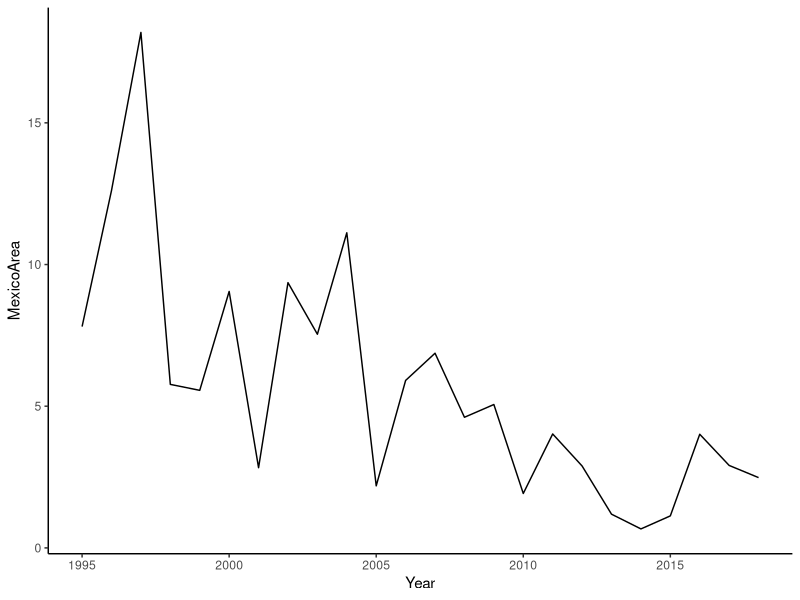
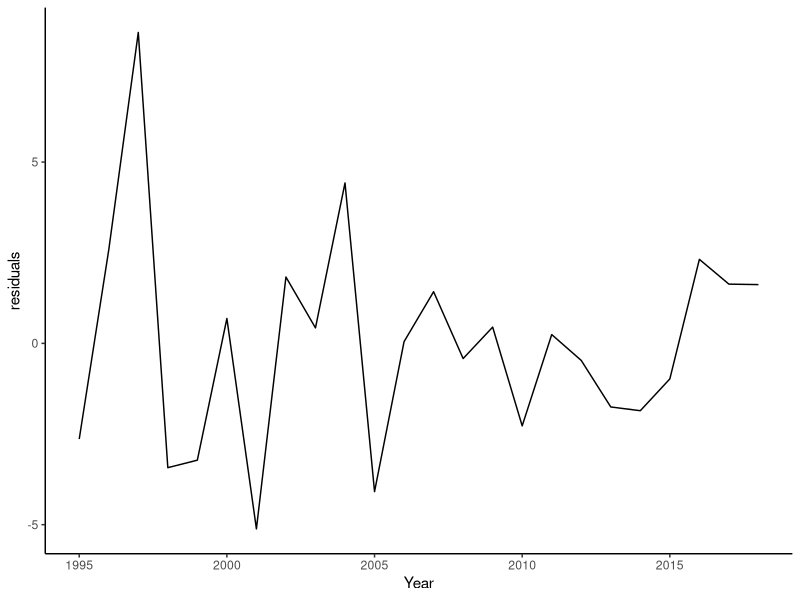
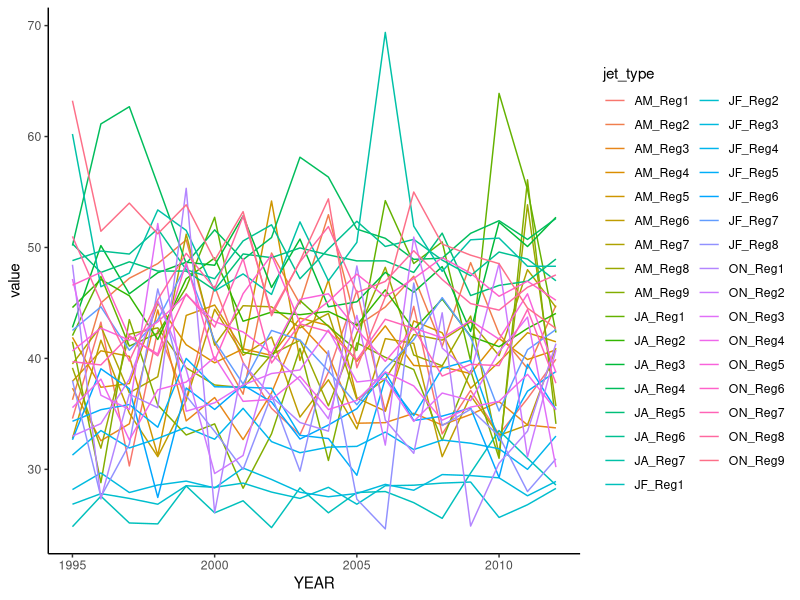
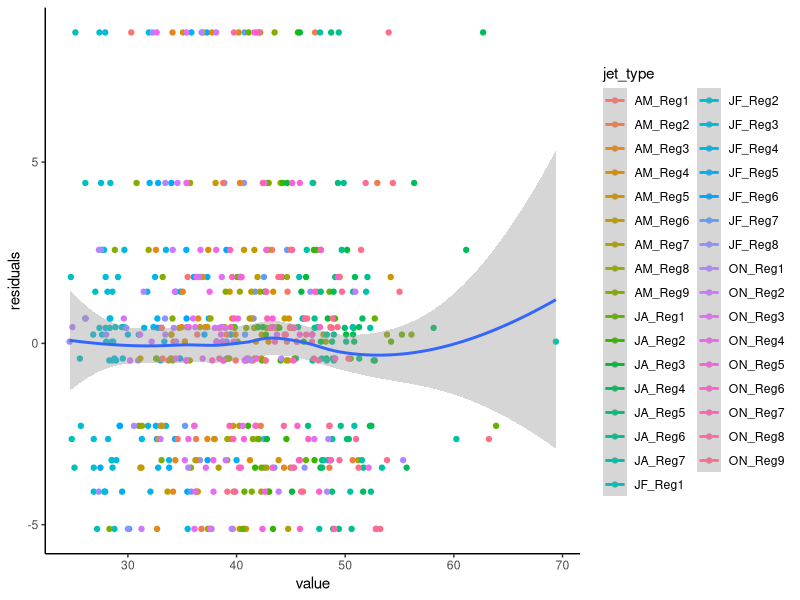
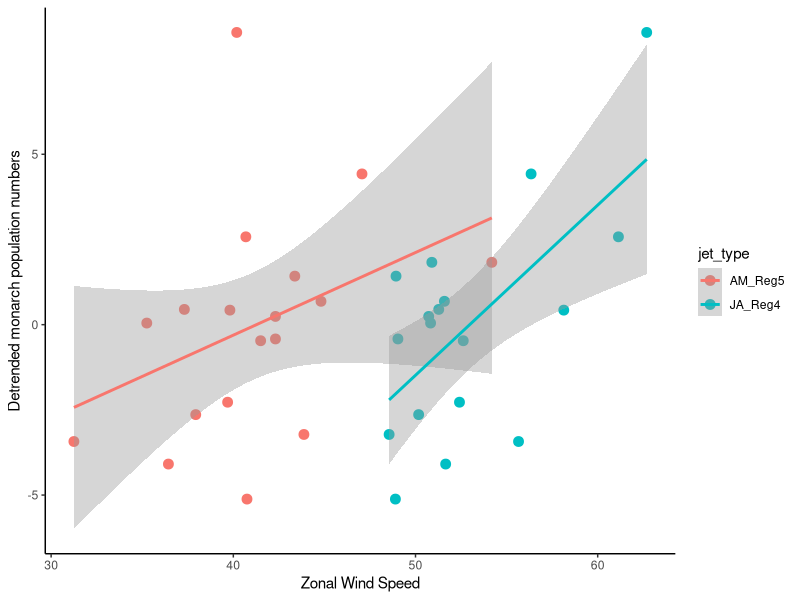

These charts were generated, in order, by the following R code:
#Keaton's exploration of the monarch stuff
#keatonwilson@me.com
#2018-08-09

library(tidyverse)
#reading in the appropriate data
bf = read_tsv("./Butterflies.txt")
jet = read_tsv("./JetIndices.txt")

#subsetting jet to match butterfly 
jet = jet %>%
  filter(YEAR > 1994)

#looking at bf data
bf %>%
  ggplot(aes(x = Year, y = MexicoArea)) +
  geom_line() +
  theme_classic()

#Removing the linear trend
bf_lm = lm(MexicoArea ~ Year, bf)
summary(bf_lm)

bf$residuals = bf_lm$residuals
bf %>%
  ggplot(aes(x = Year, y = residuals)) +
  geom_line() +
  theme_classic()

bf = bf %>%
  filter(Year <= 2012)

master = bind_cols(jet, bf) %>%
  select(-Year)

#Do we need to remove large-scale trends from jet?
master_long = master %>%
  gather(key = "jet_type", value = "value", JF_Reg1:ON_Reg9)

ggplot(master_long, aes(x = YEAR, y = value, color = jet_type)) +
  geom_line(aes(group = jet_type)) +
  theme_classic()
#Nerp - doesn't look like we need to detrend this
#Let's graph it first. 

ggplot(master_long, aes(x = value, y = residuals, color = jet_type)) +
  geom_point() +
  theme_classic() +
  geom_smooth(aes(group = 1))


lm_full = lm(residuals ~ value * jet_type, data = master_long)
summary(lm_full)

#jet_typeAM_REG2, AM_REG5, JA_REG4
master_long_sub = master_long %>%
  filter(jet_type == "AM_Reg5" | jet_type == "JA_Reg4")

lm_sub = lm(residuals ~ value * jet_type, data = master_long_sub)
summary(lm_sub)

lm_sub_1 = lm(residuals ~ value + jet_type, data = master_long_sub)
summary(lm_sub_1)

lm_simple = lm(residuals ~ value, data = master_long_sub)
summary(lm_simple)

ggplot(master_long_sub, aes(x = value, y = residuals, color = jet_type)) +
  geom_point(size = 3) +
  theme_classic() +
  geom_smooth(method = "lm") +
  labs(x = "Zonal Wind Speed", y = "Detrended monarch population numbers")
